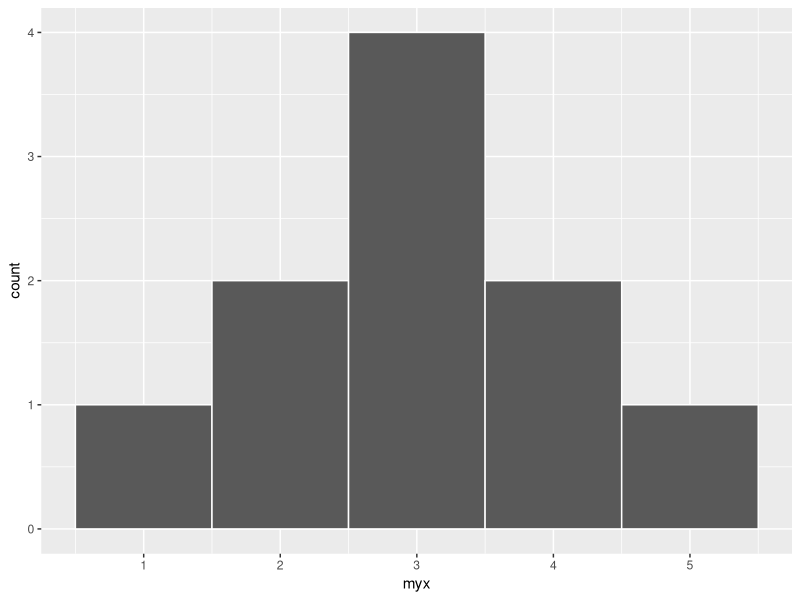
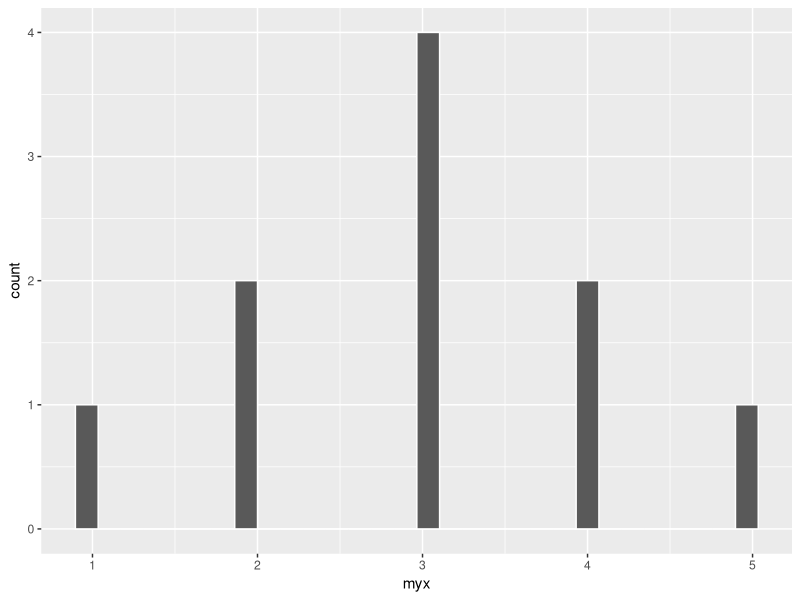
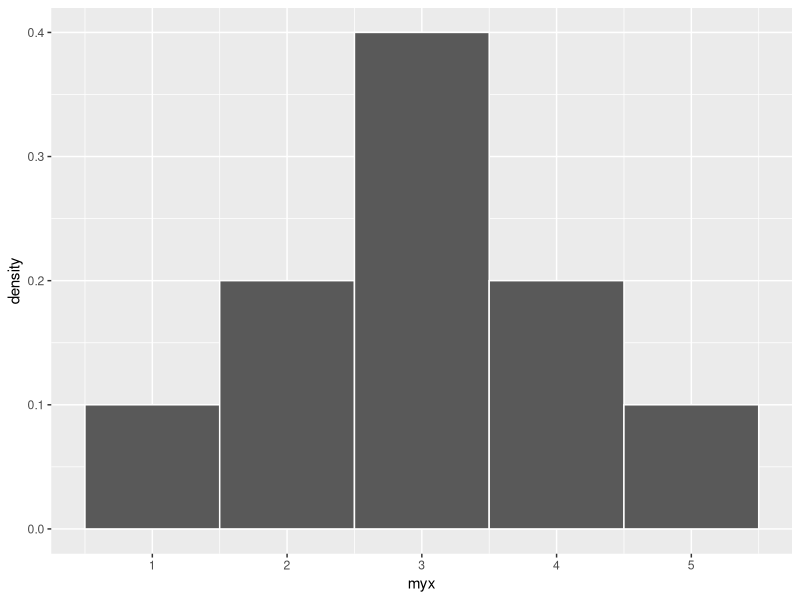
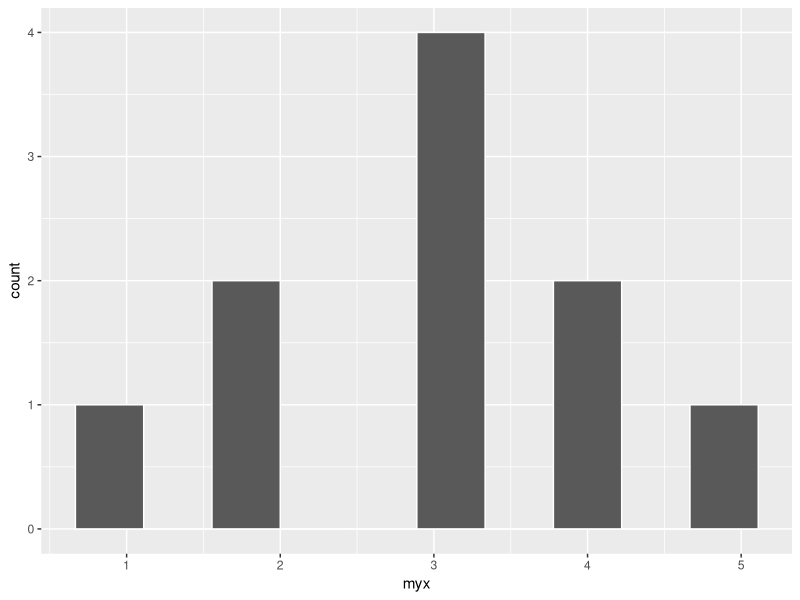
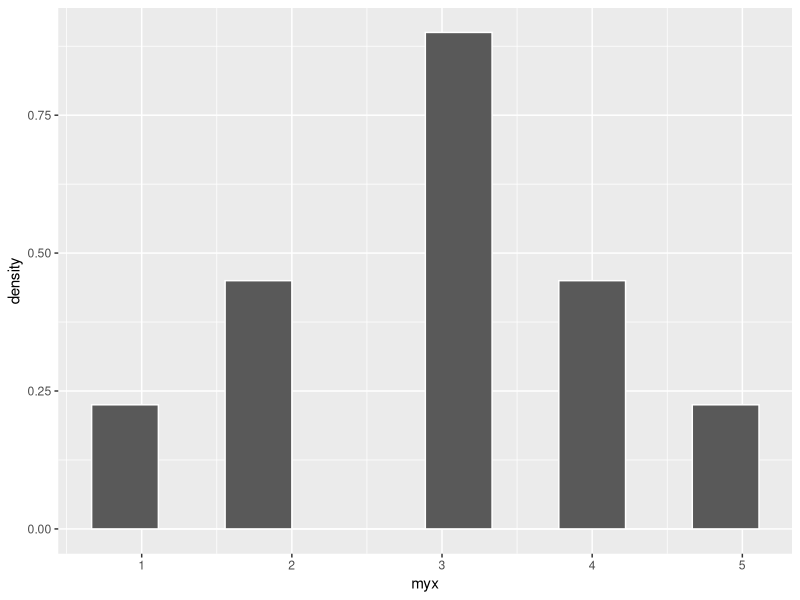
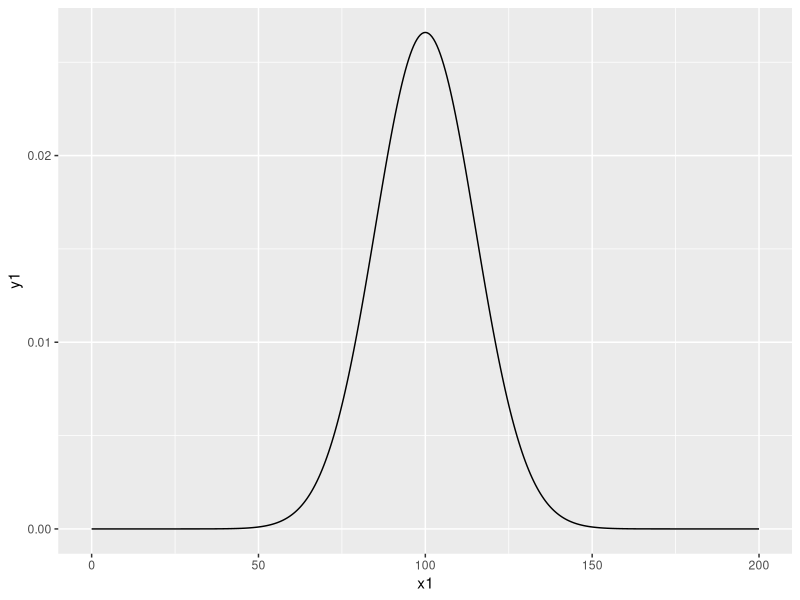
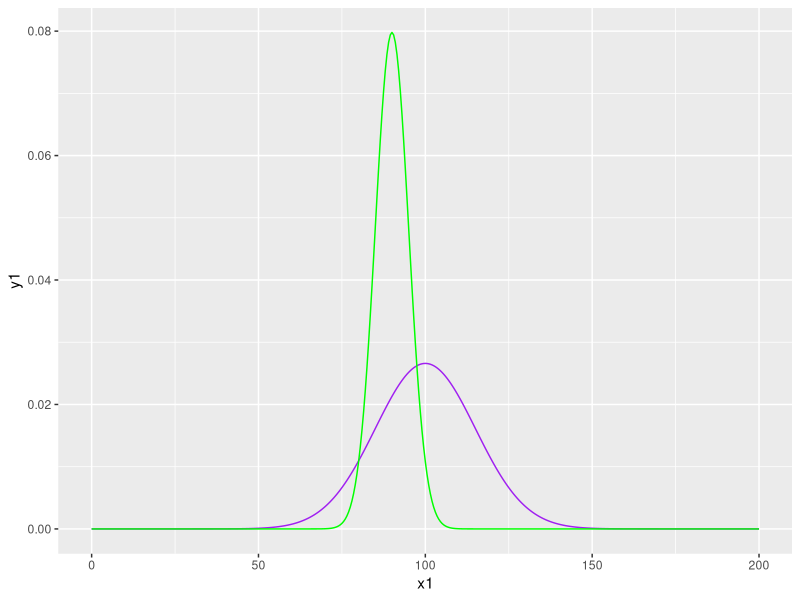

The R script that drew these images, in order: (Note: this script raises an error after producing the figures.)
#14 - Lesson 5-1A continued
#Monday, March 4, 2024

library(tidyverse)

#Notes 5-1A Addendum

myx <- c(1,2,2,3,3,3,3,4,4,5)
length(myx)
out.x <- data.frame(myx=myx)

#2
ggplot(out.x,aes(x=myx)) +
  geom_histogram(color="white",bins=5)

#Default bins=30
ggplot(out.x,aes(x=myx)) +
  geom_histogram(color="white")

#4
ggplot(out.x,aes(x=myx)) +
  geom_histogram(aes(y=after_stat(density)),
                 color="white",
                 bins=5)
#6
ggplot(out.x,aes(x=myx)) +
  geom_histogram(color="white",bins=10)

#7
ggplot(out.x,aes(x=myx)) +
  geom_histogram(aes(y=after_stat(density)),
                 color="white",
                 bins=10)



#page 7
x1 <- seq(0,200,0.5)
y1 <- dnorm(x1,100,15)
mydata2 <- data.frame(x1=x1,y1=y1)
ggplot(mydata2,aes(x=x1,y=y1)) + geom_line()


mydata2 <- mutate(mydata2,y2=dnorm(x1,90,5))
ggplot(mydata2,aes(x=x1,y=y1)) + 
  geom_line(color="purple") + 
  geom_line(aes(y=y2),color="green")






#page 9
ggplot(NULL,aes(x=bweight$Weight,y=after_stat(density))) + 
  geom_histogram(color="white") +
  geom_line(aes(x=x,y=y))









